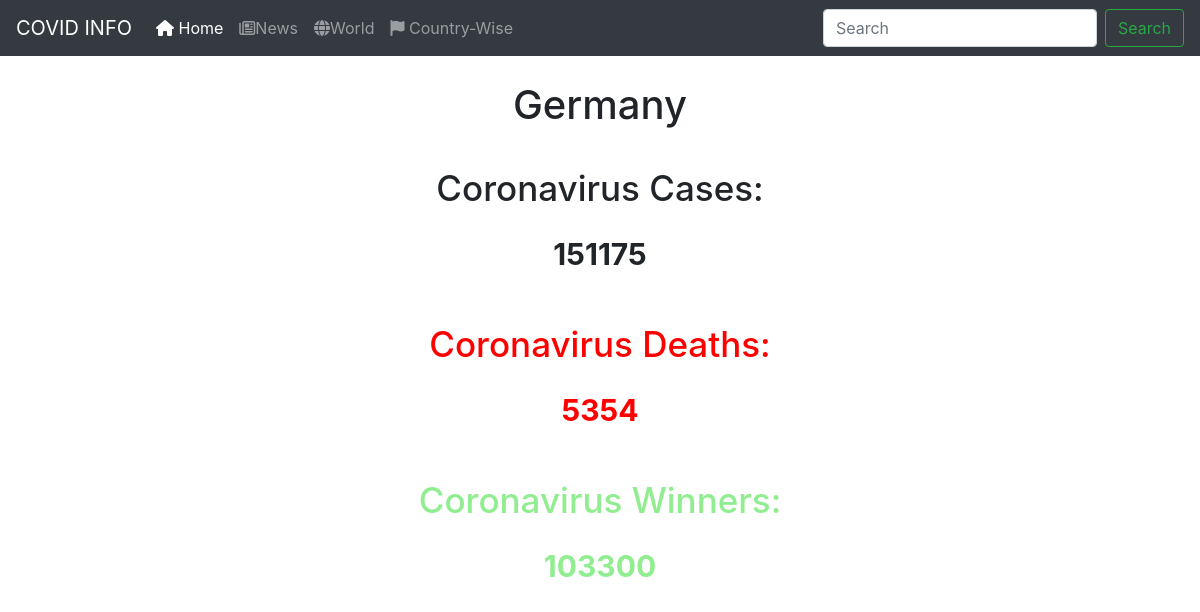
The page /country/Germany on the database as committed earlier.
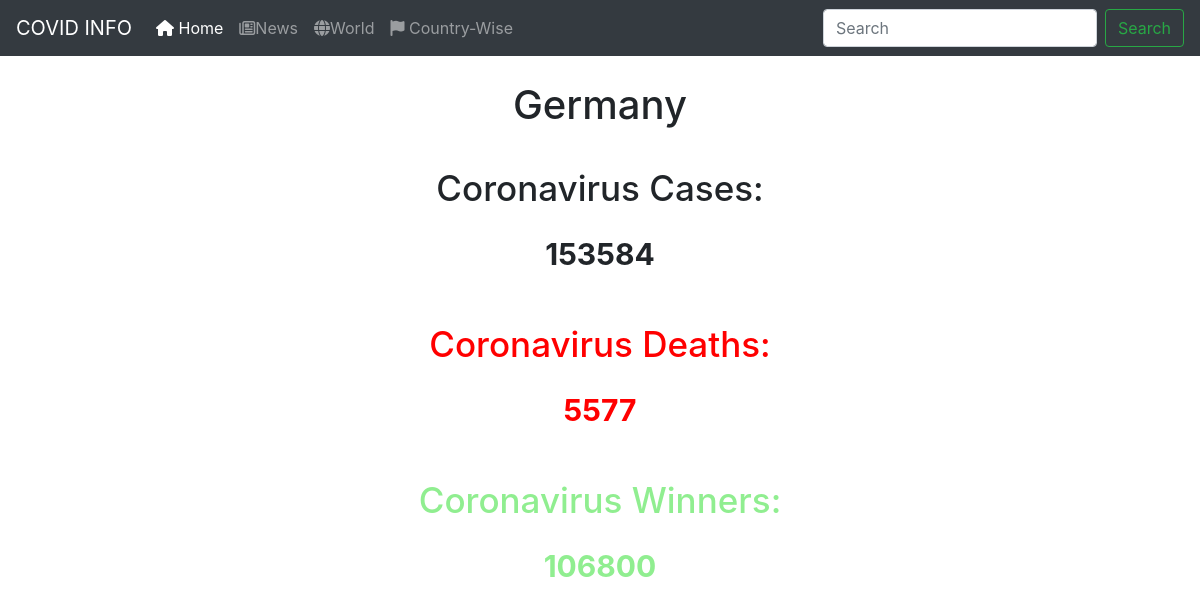
The same page on the database as committed later.
### covid/models.py (models this page shows)
class CountryData(models.Model):
    name = models.TextField(primary_key=True)
    totalcase = models.IntegerField()
    activecase = models.IntegerField()
    newcase = models.IntegerField()
    deaths = models.IntegerField()
    newdeath = models.IntegerField()
    recovered = models.IntegerField()
    tests = models.IntegerField()

### covid/views.py (the view)
# urls.py: path('country', views.country, name='country'),
def country(request, country_name='all'):
    if country_name == 'all':
        countries = CountryData.objects.order_by('-totalcase')
        return render(request, 'country.html', {'countries': countries})
    else:
        country_data = CountryData.objects.get(name__iexact=f'{country_name}')
        return render(request, 'country.html', {'country': country_data})

### templates/country.html (shortened to what this page needs)
{% load static %}
<!DOCTYPE html>
<html lang="en">
  <head>
    <link rel="stylesheet" href="{% static 'main.css' %}">
    <link rel="stylesheet" href="https://maxcdn.bootstrapcdn.com/bootstrap/4.0.0/css/bootstrap.min.css">
  </head>
  <body>
    <nav class="navbar navbar-expand-lg navbar-dark bg-dark">
      <a class="navbar-brand" href="#">COVID INFO</a>
      <div class="collapse navbar-collapse" id="navbarSupportedContent">
        <ul class="navbar-nav mr-auto">
          <li class="nav-item active">
            <a class="nav-link" href='/'><i class="fas fa-home"></i> Home <span class="sr-only">(current)</span></a>
          </li>
          <li class="nav-item">
            <a class="nav-link" href="/news"><i class="far fa-newspaper"></i>News</a>
          </li>
          <li class="nav-item">
            <a class="nav-link" href="/world"><i class="fas fa-globe"></i>World</a>
          </li>
          <li class="nav-item">
            <a class="nav-link" href="/country"><i class="fas fa-flag"></i>  Country-Wise</a>
          </li>
        </ul>
        <form class="form-inline my-2 my-lg-0">
          <input class="form-control mr-sm-2" type="search" placeholder="Search" aria-label="Search">
          <button class="btn btn-outline-success my-2 my-sm-0" type="submit">Search</button>
        </form>
      </div>
    </nav>
    {% if countries %}
    <h1 style='padding-top:20px;text-align:center;'>COUNTRY PAGE</h1>
    <div class="table table-responsive">
      <table class="table">
        <thead>
          <tr>
            <th>Name</th>
            <th>Total Cases</th>
            <th>Active Cases</th>
            <th>New Cases</th>
            <th>Deaths</th>
            <th>New Deaths</th>
            <th>Recovered</th>
            <th>Tests</th>
          </tr>
        </thead>
        <tbody>
          {% for country in countries %}
          <tr>
            <td><a href="country/{{country.name}}">{{country.name}}</a></td>
            <td>{{country.totalcase}}</td>
            <td>{{country.activecase}}</td>
            <td style='background-color:yellow;'>{{country.newcase}}</td>
            <td>{{country.deaths}}</td>
            <td style='background-color:red;'>{{country.newdeath}}</td>
            <td style='background-color:lightgreen;'>{{country.recovered}}</td>
            <td>{{country.tests}}</td>
          </tr>
          {% endfor %}
        </tbody>
      </table>
    </div>
    {% else %}
    <h1 style='font:Candara;text-align:center;padding-top: 25px;font-size:40px;'>{{country.name}}</h1>
      <h2 style='text-align:center;padding-top:30px;font-size:35px;'>Coronavirus Cases:</h2>
      <p class='cases'>{{country.totalcase}}</p>
      <h2 style='text-align:center;padding-top:30px;font-size:35px;color:red;'>Coronavirus Deaths:</h2>
      <p class='deaths'>{{country.deaths}}</p>
      <h2 style='text-align:center;padding-top:30px;font-size:35px;color:lightgreen;'>Coronavirus Winners:</h2>
      <p class='recovery'>{{country.recovered}}</p>
    {% endif %}
  </body>
</html>

Rows that differ between the two databases and show on the page:
changed CountryData "Germany": totalcase "151175" → "153584"; deaths "5354" → "5577"; recovered "103300" → "106800"
